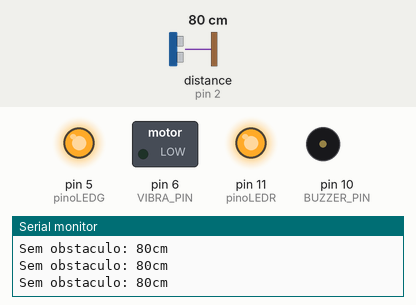
Simulated run of this sketch. Board: Arduino Uno, built with avr-gcc and run on an emulated ATmega328P. Shown: switched loads named in the sketch (green lamp = pin HIGH), output pins drawn as LEDs (lit = HIGH), buzzer (waves = sounding), the last lines printed to the serial monitor. Wiring (inferred from the names in the program): ultrasonic range finder: trigger pin 3; echo pin 2. The inputs (shaded band) are chosen by the test bench; at power-on: distance to the obstacle (sensor on pin 2) 80 cm. The echo pulse lasts 58.3 µs per cm; pins used as bus, display or sensor lines are not drawn.

Above: at 1.2 s.
1.3 s: distance to the obstacle (sensor on pin 2) set to 24 cm
2.8 s: distance to the obstacle (sensor on pin 2) set to 19 cm
At 4.1 s:
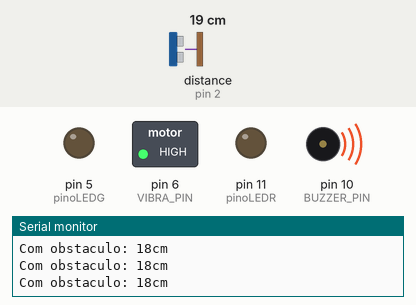
4.8 s: distance to the obstacle (sensor on pin 2) set to 60 cm
At 6.0 s:
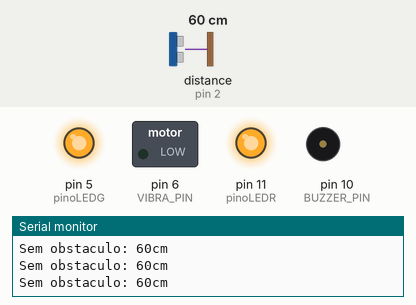
6.7 s: distance to the obstacle (sensor on pin 2) set to 2 cm
At 7.1 s:
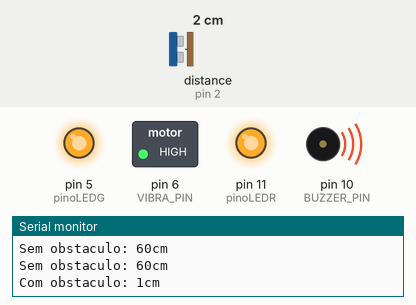
Timing chart, 0 to 9.7 s (numbered marks = the images above; inputs shaded):
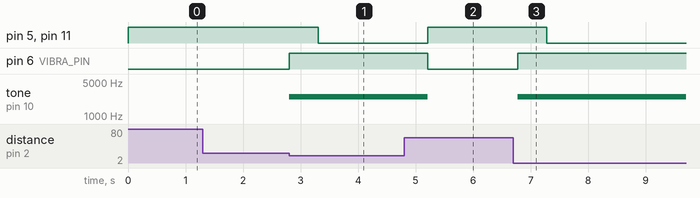

Measured:
- the behaviour switches between 22 and 21 cm on distance to the obstacle (sensor on pin 2) (found by bisection; images 0 and 1)
- after the input at 2.8 s, pin 5 (pinoLEDG), pin 11 (pinoLEDR): HIGH → LOW after 0.50 s; pin 6 (VIBRA_PIN): LOW → HIGH at once; tone on pin 10 (BUZZER_PIN): silent → 2500 Hz at once
- after the input at 4.8 s, pin 5 (pinoLEDG), pin 11 (pinoLEDR): LOW → HIGH after 0.41 s; pin 6 (VIBRA_PIN): HIGH → LOW after 0.41 s; tone on pin 10 (BUZZER_PIN): 2500 Hz → silent after 0.41 s
- after the input at 6.7 s, pin 5 (pinoLEDG), pin 11 (pinoLEDR): HIGH → LOW after 0.58 s; pin 6 (VIBRA_PIN): LOW → HIGH after 0.08 s; tone on pin 10 (BUZZER_PIN): silent → 2500 Hz after 0.08 s

The sketch:

mcz-iot-2021.ino
```cpp
const int frequencia = 2500;
const int TRIG = 3;
const int ECHO = 2;
const int VIBRA_PIN = 6;
const int BUZZER_PIN = 10;
const int distancia_obstaculo = 20;

const int pinoLEDR = 11;
const int pinoLEDG = 5;
const int pinoLEDB = 1;

void setup(){
  // Distancia
  Serial.begin(9600);
  pinMode(TRIG,OUTPUT);
  pinMode(ECHO,INPUT);
  // Buzzer
  pinMode(10, OUTPUT); // configura o pino com o buzzer como saída
  // VIBRA
  pinMode(VIBRA_PIN, OUTPUT);
  // RGB
  pinMode(pinoLEDR, OUTPUT);
  pinMode(pinoLEDG, OUTPUT);
  pinMode(pinoLEDB, OUTPUT);
}

void loop(){
  // Distancia
  int distancia = sensor_morcego(TRIG,ECHO);
    if(distancia <= distancia_obstaculo){
      Serial.print("Com obstaculo: ");
      Serial.print(distancia);
      Serial.println("cm");
      digitalWrite(VIBRA_PIN, HIGH);
      tone(BUZZER_PIN, frequencia);
      delay(500);
      tone(BUZZER_PIN, frequencia);
      //
      analogWrite(pinoLEDR, 0);
      analogWrite(pinoLEDG, 0);
      analogWrite(pinoLEDB, 255);
    }
    else{
      Serial.print("Sem obstaculo: ");
      Serial.print(distancia);
      Serial.println("cm");
      digitalWrite(VIBRA_PIN, LOW);
      noTone(BUZZER_PIN);
      //
      //
      analogWrite(pinoLEDR, 255);
      analogWrite(pinoLEDG, 255);
      analogWrite(pinoLEDB, 255);
    }
  delay(100);
}

int sensor_morcego(int pinotrig,int pinoecho){
  digitalWrite(pinotrig,LOW);
  delayMicroseconds(2);
  digitalWrite(pinotrig,HIGH);
  delayMicroseconds(10);
  digitalWrite(pinotrig,LOW);

  return pulseIn(pinoecho,HIGH)/58;
}
```
